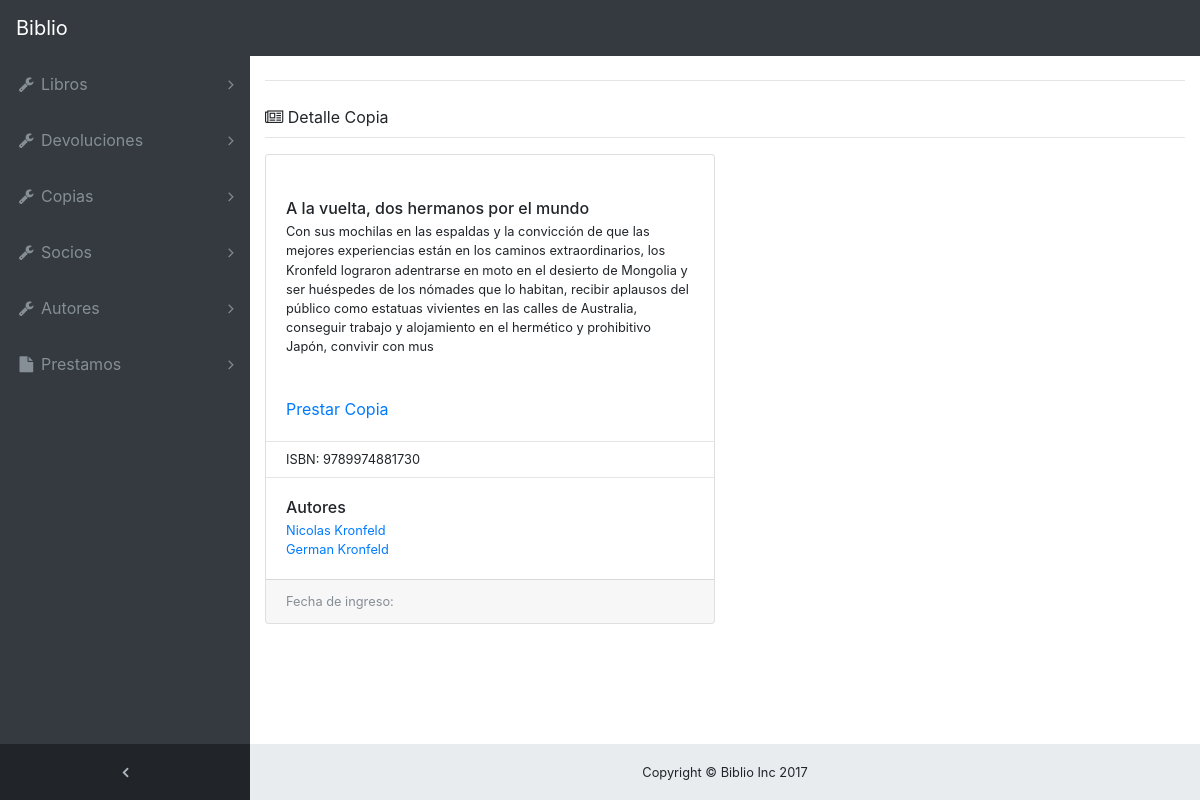
The page /biblio/copia/6/ on the database its author committed.
### biblio/models.py (models this page shows, shortened)
class Copia(models.Model):
    inventario = models.IntegerField(default=0)
    ISBN = models.ForeignKey(Libro, on_delete=models.CASCADE)
    estado = models.BooleanField(default=False)

class Libro(models.Model):
    ISBN = models.CharField(max_length=200)
    titulo = models.CharField(max_length=200)
    resumen = models.CharField(max_length=400, default='')
    fecha_de_ingreso = models.DateTimeField()

class Autor(models.Model):
    CI = models.CharField(max_length=200)
    nombre = models.CharField(max_length=200)
    correo = models.EmailField()
    resumen = models.CharField(max_length=400, default='')
    fecha_nacimiento = models.DateTimeField()
    libros_publicados = models.ManyToManyField(Libro)

### biblio/views.py (the view)
# urls.py: url(r'^copia/(?P<copia_id>[0-9]+)/$', views.detalle_copia, name='detalle_copia'),
def detalle_copia (request, copia_id):
    copia = get_object_or_404(Copia, pk=copia_id)
    return render(request, 'biblio/detalle_copia.html', {'copia': copia})

### biblio/templates/biblio/detalle_copia.html (shortened to what this page needs)
{% extends "biblio/base_generic.html" %}
{% load staticfiles%}
{% load bootstrap4 %}
{% load django_bootstrap_select_tags %}
{% block content %}
 <hr class="mt-2">
          <div class="mb-0 mt-4">
            <i class="fa fa-newspaper-o"></i> Detalle Copia</div>
          <hr class="mt-2">
          <div class="card-columns">
            <div class="card mb-3">
              <div class="card-body">
                <h6 class="card-title mb-1">{{ copia.ISBN.titulo }}</h6>
                <p class="card-text small">{{ copia.ISBN.resumen }}</p>
              </div>
              <div id="accordion">
              <div class="card-body">
              {% if not copia.estado %}
   				<a href="/biblio/prestamo/nuevo/{{ copia.id }}/">Prestar Copia</a>
			  {% endif %}
			  </div>
			  </div>
              <hr class="my-0">
              <div class="card-body py-2 small">
              <p class="card-text medium">ISBN: {{ copia.ISBN.ISBN }}</p>
              </div>
              <hr class="my-0">
              <div class="card-body small bg-faded">
              <h6 class="card-title mb-1">Autores</h6>
                <div class="media">
                    <div class="list-group">
                    {% for autor in copia.ISBN.autor_set.all %}
	      				<a href="/biblio/autor/{{ autor.id }}/">{{ autor.nombre }}</a>
    				{% endfor %}
                    </div>
                </div>
              </div>
              <div class="card-footer small text-muted">Fecha de ingreso: {{ copia.ISBN..fecha_de_ingreso }}</div>
            </div>
          </div>
{% endblock %}

### biblio/static/sb-admin/css/sb-admin.css (style rules this page uses)
html { position: relative; min-height: 100%; }
body { overflow-x: hidden; }
body.sticky-footer { margin-bottom: 56px; }
body.fixed-nav { padding-top: 56px; }
@media (min-width: 576px) { .card-columns { column-count: 1; } }
@media (min-width: 768px) { .card-columns { column-count: 2; } }
@media (min-width: 1200px) { .card-columns { column-count: 2; } }

### rows shown on the page
Copia: ISBN.titulo "A la vuelta, dos hermanos por el mundo", ISBN.resumen "Con sus mochilas en las espaldas y la convicción de que las mejores experiencias están en los caminos extraordinarios, los Kronfeld lograron adentrarse en moto en el desierto de Mongolia y ser huéspedes de los nómades que lo habitan, recibir aplausos del público como estatuas vivientes en las calles de Australia, conseguir trabajo y alojamiento en el hermético y prohibitivo Japón, convivir con mus", ISBN.ISBN "9789974881730"
Autor: nombre "Nicolas Kronfeld"
Autor: nombre "German Kronfeld"
